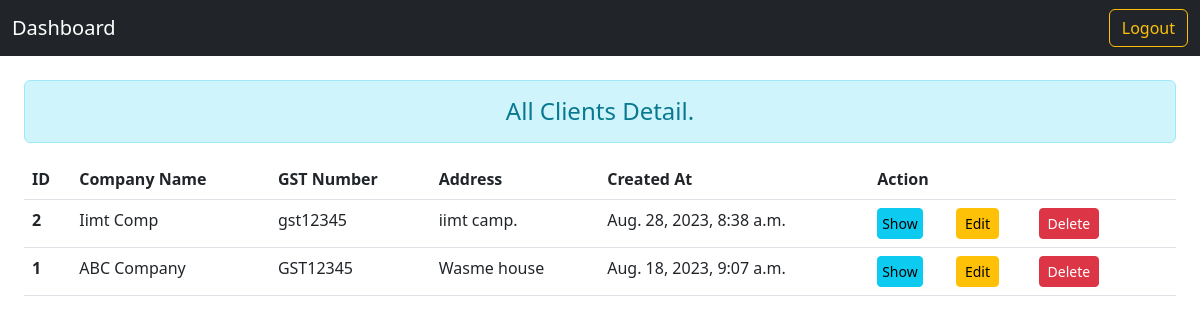
The app's page /allList/ (signed in) with its own data.
### Home/models.py (models this page shows, shortened)
class Client(models.Model):
    company_name = models.CharField(max_length=250)
    gst_number = models.CharField(max_length=250)
    country = models.CharField(max_length=150)
    state = models.CharField(max_length=150)
    address = models.CharField(max_length=250)
    created_at = models.DateTimeField(auto_now_add=True)

### Home/views.py (the view)
# urls.py: path('allList/', views.allList, name='allList'),
def allList(request):
    if request.user.is_authenticated:
        allClient = Client.objects.all()
        return render(request, 'all_list.html', {'allClient': allClient})
    else:
        return HttpResponseRedirect('/')

### templates/all_list.html (shortened to what this page needs)
{% extends 'base.html' %}
{% block body %}
<div class="px-4 mt-4" id="listDiv" style="min-height: 500px;">
    <div>
        <h4 class="text-center alert alert-info">All Clients Detail.</h4>
        <div class="table-responsive">
            <table class="table table-hover">
                <thead>
                    <tr>
                        <th scope="col">ID</th>
                        <th scope="col">Company Name</th>
                        <th scope="col">GST Number</th>
                        <th scope="col">Address</th>
                        <th scope="col">Created At</th>
                        <th scope="col">Action</th>
                    </tr>
                </thead>
                <tbody>
                    {% for obj in allClient reversed %}
                    <tr>
                        <th scope="row"> {{obj.id}} </th>
                        <td> {{obj.company_name}} </td>
                        <td> {{obj.gst_number}} </td>
                        <td> {{obj.address}} </td>
                        <td> {{obj.created_at}} </td>
                        <td>
                            <div class="row">
                                <div class="col-sm-3"><a href="{% url 'review' obj.id %}" type="button"
                                        class="px-1  btn btn-info btn-sm">Show</a></div>
                                <div class="col-sm-3"><a href="" type="button"
                                        class="btn btn-warning btn-sm">Edit</a>
                                </div>
                                <div class="col-sm-3">
                                    <form action="" method="post" class="px-1">
                                        <button type="submit" class="btn btn-danger btn-sm"
                                            onclick="return confirm('Are you sure you want to delete this item?')">Delete</button>
                                    </form>
                                </div>
                            </div>
                        </td>
                    </tr>
                    {% endfor %}
                </tbody>
            </table>
        </div>
    </div>
</div>
{% endblock body %}

### records on screen
Client: id "2", company_name "Iimt Comp", gst_number "gst12345", address "iimt camp.", created_at "Aug. 28, 2023, 8:38 a.m."
Client: id "1", company_name "ABC Company", gst_number "GST12345", address "Wasme house", created_at "Aug. 18, 2023, 9:07 a.m."
